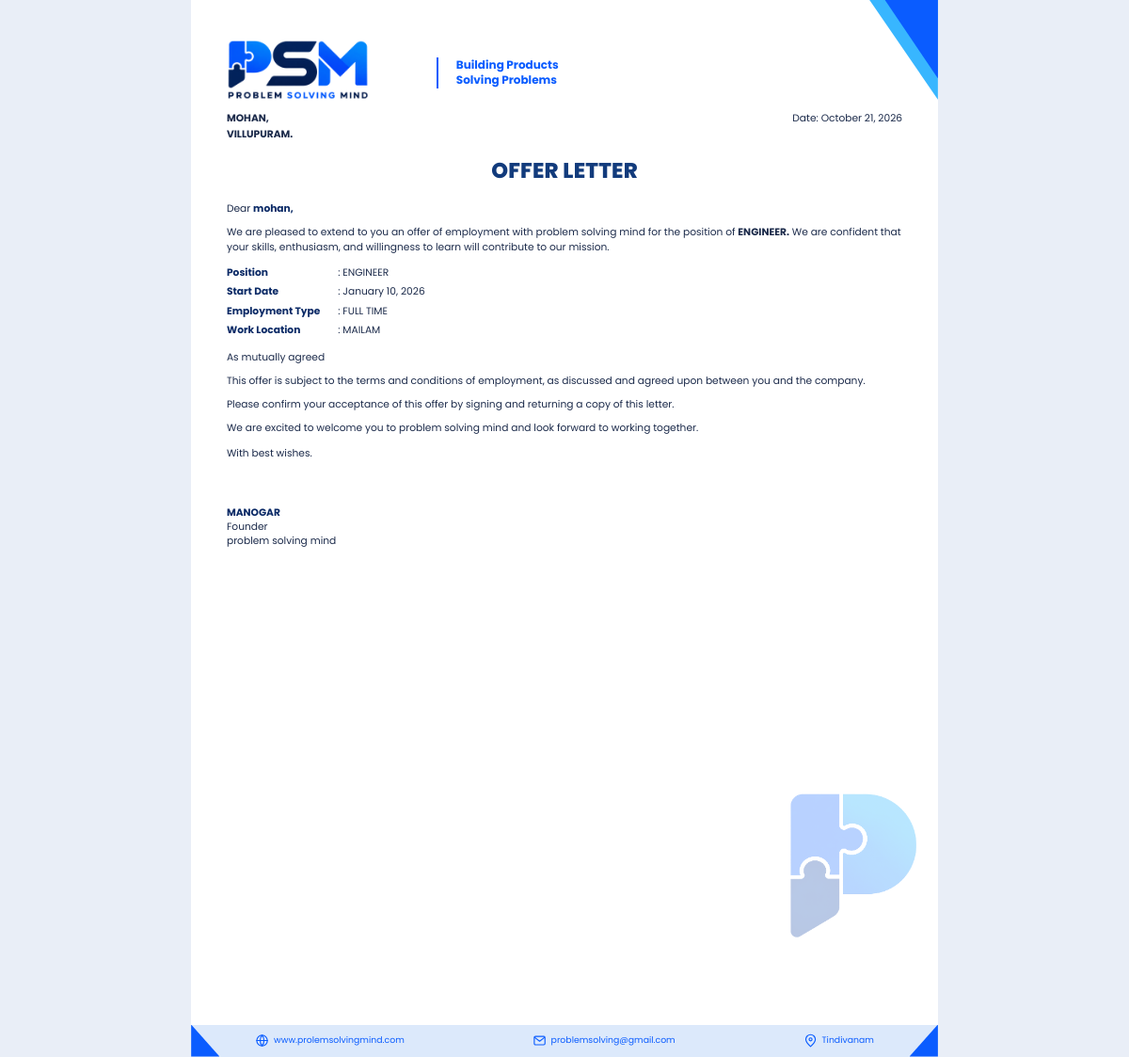
Screenshot of /letters/1/letter with the database file from the repository.
### app/models.py (models this page shows)
class OfferLetter(Base):
    __tablename__ = "offer_letters"
    id: Mapped[int] = mapped_column(primary_key=True)
    company_id: Mapped[int] = mapped_column(ForeignKey("companies.id"))
    candidate_name: Mapped[str] = mapped_column(String(120))
    candidate_email: Mapped[str] = mapped_column(String(254), default="")
    candidate_address: Mapped[str] = mapped_column(String(200), default="")
    position: Mapped[str] = mapped_column(String(120))
    start_date: Mapped[date] = mapped_column(Date)
    employment_type: Mapped[str] = mapped_column(String(30))
    work_location: Mapped[str] = mapped_column(String(200))
    body_text: Mapped[str] = mapped_column(Text, default="")
    letter_date: Mapped[date] = mapped_column(Date, default=date.today)
    status: Mapped[str] = mapped_column(String(20), default="Issued")
    created_at: Mapped[datetime] = mapped_column(DateTime, default=datetime.utcnow)
    company: Mapped[Company] = relationship(back_populates="letters")

class Company(Base):
    __tablename__ = "companies"
    id: Mapped[int] = mapped_column(primary_key=True)
    name: Mapped[str] = mapped_column(String(120))
    tagline: Mapped[str] = mapped_column(String(200), default="")
    website: Mapped[str] = mapped_column(String(200), default="")
    email: Mapped[str] = mapped_column(String(200), default="")
    location: Mapped[str] = mapped_column(String(200), default="")
    logo_path: Mapped[str | None] = mapped_column(String(300), nullable=True)
    founder_name: Mapped[str] = mapped_column(String(120))
    founder_title: Mapped[str] = mapped_column(String(120), default="Founder")
    signature_path: Mapped[str | None] = mapped_column(String(300), nullable=True)
    created_at: Mapped[datetime] = mapped_column(DateTime, default=datetime.utcnow)
    letters: Mapped[list["OfferLetter"]] = relationship(back_populates="company")

### app/routers/letters.py (the view)
@router.get("/letters/{letter_id}/letter", response_class=HTMLResponse)
def letter_only(letter_id: int, request: Request, db: Session = Depends(get_db)):
    letter = _get_letter(db, letter_id)
    ctx = build_context(letter, letter.company)
    return templates.TemplateResponse(request, "offer_letter.html", ctx)

### app/templates/offer_letter.html (shortened to what this page needs)
<!doctype html>
<html lang="en">
<head>
  {% if inline_css %}
  <style>{{ inline_css|safe }}</style>
  {% else %}
  <link rel="stylesheet" href="/static/css/letter.css">
  {% endif %}
</head>
<body>
<div class="page">
  <div class="corner-a"></div>
  <div class="corner-b"></div>
  <div class="watermark" aria-hidden="true">
    <img src="/static/img/puzzle-watermark.png" alt="">
  </div>
  <header class="lh">
    <div class="lh-logo">
      {% if logo_src %}
        <img src="{{ logo_src }}" alt="{{ company.name }} logo">
      {% else %}
        <div class="logo-text">{{ company.name }}</div>
      {% endif %}
    </div>
    {% if tagline_lines %}
    <div class="lh-tag">
      {% for line in tagline_lines %}{{ line }}{% if not loop.last %}<br>{% endif %}{% endfor %}
    </div>
    {% endif %}
  </header>
  <div class="content">
    <div class="meta">
      <div class="to">
        {{ letter.candidate_name }}{% if letter.candidate_address %},<br>{{ letter.candidate_address }}.{% endif %}
      </div>
      <div class="date">Date: {{ letter_date }}</div>
    </div>
    <h1 class="title">OFFER LETTER</h1>
    <p class="greet">Dear <b>{{ letter.candidate_name }},</b></p>
    <p>
      We are pleased to extend to you an offer of employment with {{ company.name }}
      for the position of <b>{{ letter.position|upper }}.</b>
      We are confident that your skills, enthusiasm, and willingness to learn will
      contribute to our mission.
    </p>
    <table class="details">
      <tr><th>Position</th><td>: {{ letter.position|upper }}</td></tr>
      <tr><th>Start Date</th><td>: {{ start_date }}</td></tr>
      <tr><th>Employment Type</th><td>: {{ letter.employment_type|upper }}</td></tr>
      <tr><th>Work Location</th><td>: {{ letter.work_location|upper }}</td></tr>
    </table>
    <p>As mutually agreed</p>
    {% for para in body_paragraphs %}
    <p>{{ para }}</p>
    {% endfor %}
    <p>Please confirm your acceptance of this offer by signing and returning a copy of this letter.</p>
    <p>We are excited to welcome you to {{ company.name }} and look forward to working together.</p>
    <div class="signoff">
      <p>With best wishes.</p>
      <div class="sig">
        {% if signature_src %}
          <img src="{{ signature_src }}" alt="Signature of {{ company.founder_name }}">
        {% else %}
          <div class="sig-space"></div>
        {% endif %}
        <div class="name">{{ company.founder_name }}</div>
        <div class="role">{{ company.founder_title }}</div>
        <div class="role">{{ company.name }}</div>
      </div>
    </div>
  </div>
  <footer class="lf">
    {% if company.website %}
    <span>
      <svg viewBox="0 0 24 24" aria-hidden="true"><circle cx="12" cy="12" r="9"></circle><path d="M3 12h18M12 3a14 14 0 0 1 0 18M12 3a14 14 0 0 0 0 18"></path></svg>
      {{ company.website }}
    </span>
    {% endif %}
    {% if company.email %}
    <span>
      <svg viewBox="0 0 24 24" aria-hidden="true"><rect x="3" y="5" width="18" height="14" rx="2"></rect><path d="m4 7 8 6 8-6"></path></svg>
      {{ company.email }}
    </span>
    {% endif %}
    {% if company.location %}
    <span>
      <svg viewBox="0 0 24 24" aria-hidden="true"><path d="M20 10c0 5-8 12-8 12S4 15 4 10a8 8 0 1 1 16 0Z"></path><circle cx="12" cy="10" r="2.5"></circle></svg>
      {{ company.location }}
    </span>
    {% endif %}
  </footer>
</div>
</body>
</html>

### app/static/css/letter.css (style rules this page uses)
:root { --navy: #0b2a66; --title: #123b7c; --blue: #0a5cff; --sky: #38b6ff; --pale: #dce9fb; --ink: #1b2a4a; }
* { box-sizing: border-box; }
html, body { margin: 0; padding: 0; background: #e9eef7; font-family: "Poppins", "Montserrat", "Helvetica Neue", Arial, sans-serif; color: var(--ink); }
.page { position: relative; width: 210mm; height: 297mm; margin: 0 auto; background: #fff; overflow: hidden; font-size: 11.5pt; line-height: 1.6; }
.corner-a, .corner-b { position: absolute; top: 0; right: 0; width: 31mm; height: 28mm; clip-path: polygon(38% 0, 100% 0, 100% 100%); }
.corner-a { background: var(--sky); }
.corner-b { width: 24mm; height: 22mm; background: var(--blue); }
.lh { position: absolute; top: 8mm; left: 10mm; right: 42mm; display: flex; align-items: center; }
.lh-logo { width: 56mm; flex: 0 0 56mm; }
.lh-logo img { width: 43mm; height: 25mm; display: block; object-fit: contain; object-position: left center; }
.lh-tag { margin-left: 3mm; padding-left: 5mm; border-left: .7mm solid var(--blue); color: var(--blue); font-weight: 700; font-size: 9pt; line-height: 1.35; }
.content { position: absolute; top: 31mm; left: 10mm; right: 10mm; }
.meta { display: flex; justify-content: space-between; font-size: 8pt; }
.meta .to { font-weight: 700; text-transform: uppercase; color: var(--ink); }
.meta .date { color: var(--ink); }
h1.title { text-align: center; margin: 3mm 0 4mm; font-size: 17pt; font-weight: 800; letter-spacing: .2px; color: var(--title); }
p { margin: 0 0 2.3mm; font-size: 8pt; line-height: 1.5; }
.greet b { color: var(--navy); }
table.details { border-collapse: collapse; margin: 2mm 0 3mm; font-size: 8pt; }
table.details th { text-align: left; font-weight: 700; color: var(--navy); padding: .45mm 5mm .45mm 0; white-space: nowrap; }
table.details td { padding: .45mm 0; }
.signoff { margin-top: 3mm; }
.sig-space { height: 10mm; }
.sig .name { font-weight: 700; color: var(--navy); font-size: 8pt; }
.sig .role { font-size: 8pt; line-height: 1.35; }
.watermark { position: absolute; right: 0; bottom: 29mm; width: 50mm; height: 50mm; z-index: 0; }
.watermark img { display: block; width: 100%; height: 100%; object-fit: contain; opacity: .28; }
.content { z-index: 1; }
.lf { position: absolute; left: 0; right: 0; bottom: 0; height: 9mm; background: var(--pale); display: flex; align-items: center; justify-content: space-around; font-size: 7pt; color: var(--blue); }
.lf::before, .lf::after { content: ""; position: absolute; bottom: 0; width: 8mm; height: 9mm; background: var(--blue); }
.lf::before { left: 0; clip-path: polygon(0 0, 100% 100%, 0 100%); }
.lf::after { right: 0; clip-path: polygon(100% 0, 100% 100%, 0 100%); }
.lf span { display: inline-flex; align-items: center; gap: 1.3mm; z-index: 1; }
.lf svg { width: 4mm; height: 4mm; fill: none; stroke: currentColor; stroke-width: 1.8; stroke-linecap: round; stroke-linejoin: round; }

### rows the page displays
OfferLetter: candidate_name "MOHAN", candidate_address "VILLUPURAM", candidate_name "mohan", position "ENGINEER", start_date "January 10, 2026", employment_type "FULL TIME", work_location "MAILAM"
Company: name "problem solving mind", founder_name "MANOGAR", founder_title "Founder", website "www.prolemsolvingmind.com", email "problemsolving@gmail.com", location "Tindivanam"

### other values shown
{{ line }} "Building Products" "Solving Problems"
{{ letter_date }} "October 21, 2026"
{{ para }} "This offer is subject to the terms and conditions of employment, as discussed and agreed upon between you and the company."
